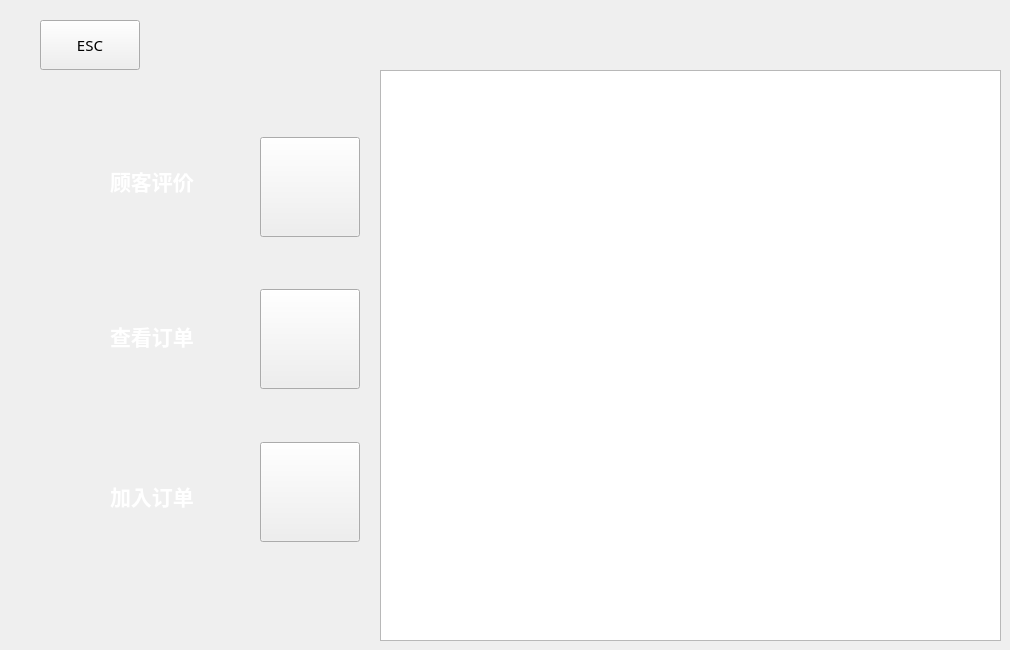
   <widget class="QWidget" name="page_guest">
    <widget class="QPushButton" name="but_esc_p3">
     <property name="geometry">
      <rect>
       <x>40</x>
       <y>20</y>
       <width>100</width>
       <height>50</height>
      </rect>
     </property>
     <property name="minimumSize">
      <size>
       <width>100</width>
       <height>50</height>
      </size>
     </property>
     <property name="maximumSize">
      <size>
       <width>100</width>
       <height>50</height>
      </size>
     </property>
     <property name="font">
      <font>
       <family>Segoe UI Light</family>
       <pointsize>11</pointsize>
      </font>
     </property>
     <property name="styleSheet">
      <string notr="true"/>
     </property>
     <property name="text">
      <string>ESC</string>
     </property>
    </widget>
    <widget class="QListWidget" name="menuListWidget">
     <property name="geometry">
      <rect>
       <x>380</x>
       <y>70</y>
       <width>621</width>
       <height>571</height>
      </rect>
     </property>
    </widget>
    <widget class="QLabel" name="label_13">
     <property name="geometry">
      <rect>
       <x>110</x>
       <y>160</y>
       <width>131</width>
       <height>41</height>
      </rect>
     </property>
     <property name="font">
      <font>
       <family>等线 Light</family>
       <pointsize>16</pointsize>
       <weight>75</weight>
       <bold>true</bold>
      </font>
     </property>
     <property name="styleSheet">
      <string notr="true">color: rgb(255, 255, 255);</string>
     </property>
     <property name="text">
      <string>顾客评价</string>
     </property>
    </widget>
    <widget class="QLabel" name="label">
     <property name="geometry">
      <rect>
       <x>110</x>
       <y>320</y>
       <width>131</width>
       <height>31</height>
      </rect>
     </property>
     <property name="font">
      <font>
       <family>等线 Light</family>
       <pointsize>16</pointsize>
       <weight>75</weight>
       <bold>true</bold>
      </font>
     </property>
     <property name="styleSheet">
      <string notr="true">color: rgb(255, 255, 255);</string>
     </property>
     <property name="text">
      <string>查看订单</string>
     </property>
    </widget>
    <widget class="QLabel" name="label_2">
     <property name="geometry">
      <rect>
       <x>110</x>
       <y>480</y>
       <width>131</width>
       <height>31</height>
      </rect>
     </property>
     <property name="font">
      <font>
       <family>等线 Light</family>
       <pointsize>16</pointsize>
       <weight>75</weight>
       <bold>true</bold>
      </font>
     </property>
     <property name="styleSheet">
      <string notr="true">color: rgb(255, 255, 255);</string>
     </property>
     <property name="text">
      <string>加入订单</string>
     </property>
    </widget>
    <widget class="QWidget" name="layoutWidget">
     <property name="geometry">
      <rect>
       <x>260</x>
       <y>90</y>
       <width>102</width>
       <height>498</height>
      </rect>
     </property>
     <layout class="QVBoxLayout" name="verticalLayout">
      <item>
       <spacer name="verticalSpacer_2">
        <property name="orientation">
         <enum>Qt::Vertical</enum>
        </property>
        <property name="sizeHint" stdset="0">
         <size>
          <width>20</width>
          <height>40</height>
         </size>
        </property>
       </spacer>
      </item>
      <item>
       <widget class="QPushButton" name="but_guestreview">
        <property name="minimumSize">
         <size>
          <width>100</width>
          <height>100</height>
         </size>
        </property>
        <property name="maximumSize">
         <size>
          <width>100</width>
          <height>100</height>
         </size>
        </property>
        <property name="styleSheet">
         <string notr="true">border-image: url(:/icon/评价.png);</string>
        </property>
        <property name="text">
         <string/>
        </property>
       </widget>
      </item>
      <item>
       <spacer name="verticalSpacer">
        <property name="orientation">
         <enum>Qt::Vertical</enum>
        </property>
        <property name="sizeHint" stdset="0">
         <size>
          <width>20</width>
          <height>40</height>
         </size>
        </property>
       </spacer>
      </item>
      <item>
       <widget class="QPushButton" name="but_checkorder">
        <property name="minimumSize">
         <size>
          <width>100</width>
          <height>100</height>
         </size>
        </property>
        <property name="maximumSize">
         <size>
          <width>100</width>
          <height>100</height>
         </size>
        </property>
        <property name="styleSheet">
         <string notr="true">border-image: url(:/icon/订单查询.png);</string>
        </property>
        <property name="text">
         <string/>
        </property>
       </widget>
      </item>
      <item>
       <spacer name="verticalSpacer_3">
        <property name="orientation">
         <enum>Qt::Vertical</enum>
        </property>
        <property name="sizeHint" stdset="0">
         <size>
          <width>20</width>
          <height>40</height>
         </size>
        </property>
       </spacer>
      </item>
      <item>
       <widget class="QPushButton" name="but_order">
        <property name="minimumSize">
         <size>
          <width>100</width>
          <height>100</height>
         </size>
        </property>
        <property name="maximumSize">
         <size>
          <width>100</width>
          <height>100</height>
         </size>
        </property>
        <property name="styleSheet">
         <string notr="true">border-image: url(:/icon/订单.png);
</string>
        </property>
        <property name="text">
         <string/>
        </property>
       </widget>
      </item>
      <item>
       <spacer name="verticalSpacer_4">
        <property name="orientation">
         <enum>Qt::Vertical</enum>
        </property>
        <property name="sizeHint" stdset="0">
         <size>
          <width>20</width>
          <height>40</height>
         </size>
        </property>
       </spacer>
      </item>
     </layout>
    </widget>
   </widget>
